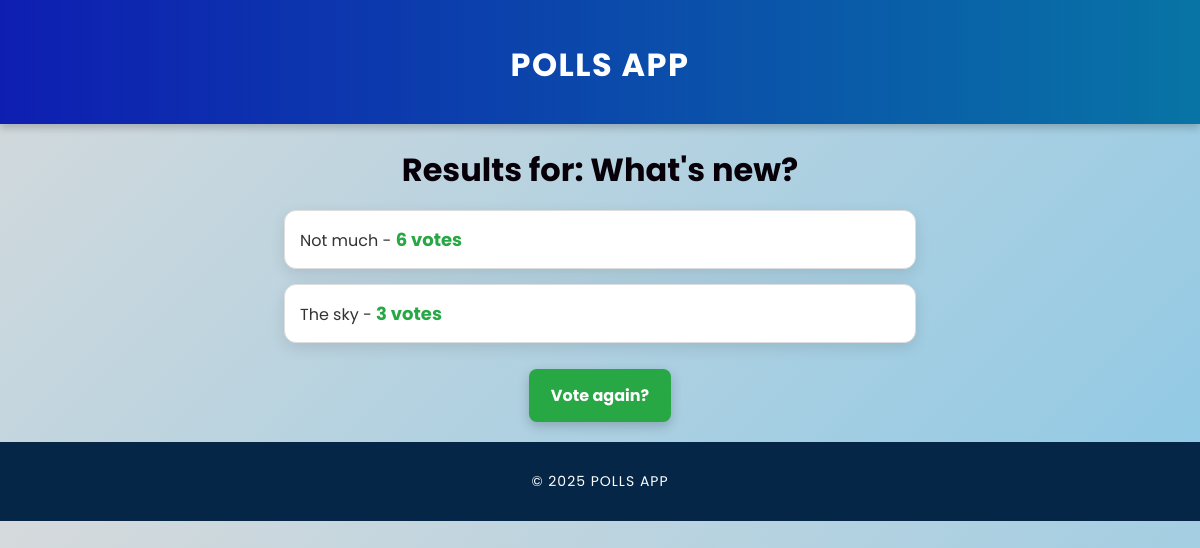
The app's page /polls/2/results/ with its own data.
### polls/models.py (models this page shows, shortened)
class Question(models.Model):
    question_text = models.CharField(max_length=200)
    pub_date = models.DateTimeField("date published")

class Choice(models.Model):
    question = models.ForeignKey(Question, on_delete=models.CASCADE)
    choice_text = models.CharField(max_length=200)
    votes = models.IntegerField(default=0)

### polls/views.py (the view)
# urls.py: path("<int:question_id>/results/", views.results, name="results"),
def results(request, question_id):
    question = get_object_or_404(Question, pk=question_id)
    return render(request, "polls/results.html", {"question": question})

### polls/templates/polls/results.html
{% extends "polls/base.html" %}
{% block content %}
    <h1>Results for: {{ question.question_text }}</h1>
    <ul>
        {% for choice in question.choice_set.all %}
            <li>{{ choice.choice_text }} - <strong>{{ choice.votes }} vote{{ choice.votes|pluralize }}</strong></li>
        {% endfor %}
    </ul>
    <a href="{% url 'polls:detail' question.id %}" class="button">Vote again?</a>
{% endblock %}

### polls/static/polls/css/style.css (style rules this page uses)
body { font-family: 'Poppins', sans-serif; background: linear-gradient(135deg, #d6dadc, #8fc9e5); color: #333; margin: 0; padding: 0; text-align: center; }
h1 { color: #080009; font-size: 32px; margin-bottom: 15px; font-weight: 700; }
a { color: #092441; text-decoration: none; font-weight: bold; transition: 0.3s ease-in-out; }
ul { list-style: none; padding: 0; }
li { background: white; margin: 15px auto; padding: 15px; border: 1px solid #ddd; border-radius: 12px; width: 50%; text-align: left; box-shadow: 0 5px 15px rgba(0, 0, 0, 0.1); transition: all 0.3s ease-in-out; }
li strong { color: #28a745; font-size: 18px; font-weight: 700; }
.button { display: inline-block; padding: 14px 22px; margin-top: 10px; background: #28a745; color: white; font-weight: bold; border-radius: 8px; transition: all 0.3s; box-shadow: 0 4px 12px rgba(0, 0, 0, 0.2); }
h1, ul, form, .button { animation: fadeIn 0.6s ease-in-out; }

### records on screen
Question: question_text "What's new?"
Choice: choice_text "Not much", votes "6"
Choice: choice_text "The sky", votes "3"
